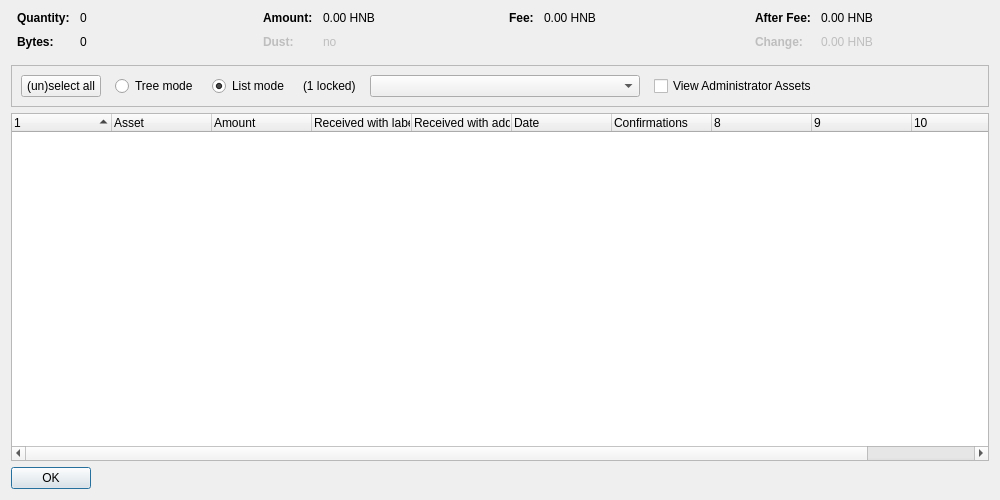
<?xml version="1.0" encoding="UTF-8"?>
<ui version="4.0">
 <class>AssetControlDialog</class>
 <widget class="QDialog" name="AssetControlDialog">
  <property name="geometry">
   <rect>
    <x>0</x>
    <y>0</y>
    <width>1000</width>
    <height>500</height>
   </rect>
  </property>
  <property name="windowTitle">
   <string>Asset Selection</string>
  </property>
  <layout class="QVBoxLayout" name="verticalLayout">
   <item>
    <layout class="QHBoxLayout" name="horizontalLayoutTop" stretch="0,0,0,0">
     <property name="topMargin">
      <number>0</number>
     </property>
     <property name="bottomMargin">
      <number>10</number>
     </property>
     <item>
      <layout class="QFormLayout" name="formLayoutAssetControl1">
       <property name="horizontalSpacing">
        <number>10</number>
       </property>
       <property name="verticalSpacing">
        <number>10</number>
       </property>
       <property name="leftMargin">
        <number>6</number>
       </property>
       <property name="rightMargin">
        <number>6</number>
       </property>
       <item row="0" column="0">
        <widget class="QLabel" name="labelAssetControlQuantityText">
         <property name="font">
          <font>
           <weight>75</weight>
           <bold>true</bold>
          </font>
         </property>
         <property name="text">
          <string>Quantity:</string>
         </property>
        </widget>
       </item>
       <item row="0" column="1">
        <widget class="QLabel" name="labelAssetControlQuantity">
         <property name="cursor">
          <cursorShape>IBeamCursor</cursorShape>
         </property>
         <property name="contextMenuPolicy">
          <enum>Qt::ActionsContextMenu</enum>
         </property>
         <property name="text">
          <string notr="true">0</string>
         </property>
         <property name="textInteractionFlags">
          <set>Qt::LinksAccessibleByMouse|Qt::TextSelectableByKeyboard|Qt::TextSelectableByMouse</set>
         </property>
        </widget>
       </item>
       <item row="1" column="0">
        <widget class="QLabel" name="labelAssetControlBytesText">
         <property name="font">
          <font>
           <weight>75</weight>
           <bold>true</bold>
          </font>
         </property>
         <property name="text">
          <string>Bytes:</string>
         </property>
        </widget>
       </item>
       <item row="1" column="1">
        <widget class="QLabel" name="labelAssetControlBytes">
         <property name="cursor">
          <cursorShape>IBeamCursor</cursorShape>
         </property>
         <property name="contextMenuPolicy">
          <enum>Qt::ActionsContextMenu</enum>
         </property>
         <property name="text">
          <string notr="true">0</string>
         </property>
         <property name="textInteractionFlags">
          <set>Qt::LinksAccessibleByMouse|Qt::TextSelectableByKeyboard|Qt::TextSelectableByMouse</set>
         </property>
        </widget>
       </item>
      </layout>
     </item>
     <item>
      <layout class="QFormLayout" name="formLayoutAssetControl2">
       <property name="horizontalSpacing">
        <number>10</number>
       </property>
       <property name="verticalSpacing">
        <number>10</number>
       </property>
       <property name="leftMargin">
        <number>6</number>
       </property>
       <property name="rightMargin">
        <number>6</number>
       </property>
       <item row="0" column="0">
        <widget class="QLabel" name="labelAssetControlAmountText">
         <property name="font">
          <font>
           <weight>75</weight>
           <bold>true</bold>
          </font>
         </property>
         <property name="text">
          <string>Amount:</string>
         </property>
        </widget>
       </item>
       <item row="0" column="1">
        <widget class="QLabel" name="labelAssetControlAmount">
         <property name="cursor">
          <cursorShape>IBeamCursor</cursorShape>
         </property>
         <property name="contextMenuPolicy">
          <enum>Qt::ActionsContextMenu</enum>
         </property>
         <property name="text">
          <string notr="true">0.00 HNB</string>
         </property>
         <property name="textInteractionFlags">
          <set>Qt::LinksAccessibleByMouse|Qt::TextSelectableByKeyboard|Qt::TextSelectableByMouse</set>
         </property>
        </widget>
       </item>
       <item row="1" column="0">
        <widget class="QLabel" name="labelAssetControlLowOutputText">
         <property name="enabled">
          <bool>false</bool>
         </property>
         <property name="font">
          <font>
           <weight>75</weight>
           <bold>true</bold>
          </font>
         </property>
         <property name="text">
          <string>Dust:</string>
         </property>
        </widget>
       </item>
       <item row="1" column="1">
        <widget class="QLabel" name="labelAssetControlLowOutput">
         <property name="enabled">
          <bool>false</bool>
         </property>
         <property name="cursor">
          <cursorShape>IBeamCursor</cursorShape>
         </property>
         <property name="contextMenuPolicy">
          <enum>Qt::ActionsContextMenu</enum>
         </property>
         <property name="text">
          <string notr="true">no</string>
         </property>
         <property name="textInteractionFlags">
          <set>Qt::LinksAccessibleByMouse|Qt::TextSelectableByKeyboard|Qt::TextSelectableByMouse</set>
         </property>
        </widget>
       </item>
      </layout>
     </item>
     <item>
      <layout class="QFormLayout" name="formLayoutAssetControl3">
       <property name="horizontalSpacing">
        <number>10</number>
       </property>
       <property name="verticalSpacing">
        <number>10</number>
       </property>
       <property name="leftMargin">
        <number>6</number>
       </property>
       <property name="rightMargin">
        <number>6</number>
       </property>
       <item row="0" column="0">
        <widget class="QLabel" name="labelAssetControlFeeText">
         <property name="font">
          <font>
           <weight>75</weight>
           <bold>true</bold>
          </font>
         </property>
         <property name="text">
          <string>Fee:</string>
         </property>
        </widget>
       </item>
       <item row="0" column="1">
        <widget class="QLabel" name="labelAssetControlFee">
         <property name="cursor">
          <cursorShape>IBeamCursor</cursorShape>
         </property>
         <property name="contextMenuPolicy">
          <enum>Qt::ActionsContextMenu</enum>
         </property>
         <property name="text">
          <string notr="true">0.00 HNB</string>
         </property>
         <property name="textInteractionFlags">
          <set>Qt::LinksAccessibleByMouse|Qt::TextSelectableByKeyboard|Qt::TextSelectableByMouse</set>
         </property>
        </widget>
       </item>
      </layout>
     </item>
     <item>
      <layout class="QFormLayout" name="formLayoutAssetControl4">
       <property name="horizontalSpacing">
        <number>10</number>
       </property>
       <property name="verticalSpacing">
        <number>10</number>
       </property>
       <property name="leftMargin">
        <number>6</number>
       </property>
       <property name="rightMargin">
        <number>6</number>
       </property>
       <item row="0" column="0">
        <widget class="QLabel" name="labelAssetControlAfterFeeText">
         <property name="font">
          <font>
           <weight>75</weight>
           <bold>true</bold>
          </font>
         </property>
         <property name="text">
          <string>After Fee:</string>
         </property>
        </widget>
       </item>
       <item row="0" column="1">
        <widget class="QLabel" name="labelAssetControlAfterFee">
         <property name="cursor">
          <cursorShape>IBeamCursor</cursorShape>
         </property>
         <property name="contextMenuPolicy">
          <enum>Qt::ActionsContextMenu</enum>
         </property>
         <property name="text">
          <string notr="true">0.00 HNB</string>
         </property>
         <property name="textInteractionFlags">
          <set>Qt::LinksAccessibleByMouse|Qt::TextSelectableByKeyboard|Qt::TextSelectableByMouse</set>
         </property>
        </widget>
       </item>
       <item row="1" column="0">
        <widget class="QLabel" name="labelAssetControlChangeText">
         <property name="enabled">
          <bool>false</bool>
         </property>
         <property name="font">
          <font>
           <weight>75</weight>
           <bold>true</bold>
          </font>
         </property>
         <property name="text">
          <string>Change:</string>
         </property>
        </widget>
       </item>
       <item row="1" column="1">
        <widget class="QLabel" name="labelAssetControlChange">
         <property name="enabled">
          <bool>false</bool>
         </property>
         <property name="cursor">
          <cursorShape>IBeamCursor</cursorShape>
         </property>
         <property name="contextMenuPolicy">
          <enum>Qt::ActionsContextMenu</enum>
         </property>
         <property name="text">
          <string notr="true">0.00 HNB</string>
         </property>
         <property name="textInteractionFlags">
          <set>Qt::LinksAccessibleByMouse|Qt::TextSelectableByKeyboard|Qt::TextSelectableByMouse</set>
         </property>
        </widget>
       </item>
      </layout>
     </item>
    </layout>
   </item>
   <item>
    <widget class="QFrame" name="frame">
     <property name="minimumSize">
      <size>
       <width>0</width>
       <height>40</height>
      </size>
     </property>
     <property name="frameShape">
      <enum>QFrame::StyledPanel</enum>
     </property>
     <property name="frameShadow">
      <enum>QFrame::Sunken</enum>
     </property>
     <layout class="QHBoxLayout" name="horizontalLayout">
      <item>
       <layout class="QHBoxLayout" name="horizontalLayoutPanel" stretch="0,0,0,0,0,0,0">
        <property name="spacing">
         <number>14</number>
        </property>
        <item>
         <widget class="QPushButton" name="pushButtonSelectAll">
          <property name="sizePolicy">
           <sizepolicy hsizetype="Maximum" vsizetype="Fixed">
            <horstretch>0</horstretch>
            <verstretch>0</verstretch>
           </sizepolicy>
          </property>
          <property name="text">
           <string>(un)select all</string>
          </property>
          <property name="autoDefault">
           <bool>false</bool>
          </property>
         </widget>
        </item>
        <item>
         <widget class="QRadioButton" name="radioTreeMode">
          <property name="sizePolicy">
           <sizepolicy hsizetype="Maximum" vsizetype="Fixed">
            <horstretch>0</horstretch>
            <verstretch>0</verstretch>
           </sizepolicy>
          </property>
          <property name="text">
           <string>Tree mode</string>
          </property>
         </widget>
        </item>
        <item>
         <widget class="QRadioButton" name="radioListMode">
          <property name="sizePolicy">
           <sizepolicy hsizetype="Maximum" vsizetype="Fixed">
            <horstretch>0</horstretch>
            <verstretch>0</verstretch>
           </sizepolicy>
          </property>
          <property name="text">
           <string>List mode</string>
          </property>
          <property name="checked">
           <bool>true</bool>
          </property>
         </widget>
        </item>
        <item>
         <widget class="QLabel" name="labelLocked">
          <property name="text">
           <string notr="true">(1 locked)</string>
          </property>
         </widget>
        </item>
        <item>
         <widget class="QComboBox" name="assetList">
          <property name="minimumContentsLength">
           <number>30</number>
          </property>
         </widget>
        </item>
        <item>
         <widget class="QCheckBox" name="viewAdministrator">
          <property name="toolTip">
           <string>View assets that you have the ownership asset for</string>
          </property>
          <property name="text">
           <string>View Administrator Assets</string>
          </property>
         </widget>
        </item>
        <item>
         <spacer name="horizontalSpacer">
          <property name="orientation">
           <enum>Qt::Horizontal</enum>
          </property>
          <property name="sizeHint" stdset="0">
           <size>
            <width>40</width>
            <height>20</height>
           </size>
          </property>
         </spacer>
        </item>
       </layout>
      </item>
     </layout>
    </widget>
   </item>
   <item>
    <widget class="AssetControlTreeWidget" name="treeWidget">
     <property name="contextMenuPolicy">
      <enum>Qt::CustomContextMenu</enum>
     </property>
     <property name="sortingEnabled">
      <bool>false</bool>
     </property>
     <property name="columnCount">
      <number>11</number>
     </property>
     <attribute name="headerShowSortIndicator" stdset="0">
      <bool>true</bool>
     </attribute>
     <attribute name="headerStretchLastSection">
      <bool>false</bool>
     </attribute>
     <column>
      <property name="text">
       <string/>
      </property>
     </column>
     <column>
      <property name="text">
       <string>Asset</string>
      </property>
     </column>
     <column>
      <property name="text">
       <string>Amount</string>
      </property>
     </column>
     <column>
      <property name="text">
       <string>Received with label</string>
      </property>
     </column>
     <column>
      <property name="text">
       <string>Received with address</string>
      </property>
     </column>
     <column>
      <property name="text">
       <string>Date</string>
      </property>
     </column>
     <column>
      <property name="text">
       <string>Confirmations</string>
      </property>
      <property name="toolTip">
       <string>Confirmed</string>
      </property>
     </column>
     <column>
      <property name="text">
       <string/>
      </property>
     </column>
     <column>
      <property name="text">
       <string/>
      </property>
     </column>
     <column>
      <property name="text">
       <string/>
      </property>
     </column>
     <column>
      <property name="text">
       <string/>
      </property>
     </column>
    </widget>
   </item>
   <item>
    <widget class="QDialogButtonBox" name="buttonBox">
     <property name="sizePolicy">
      <sizepolicy hsizetype="Maximum" vsizetype="Fixed">
       <horstretch>0</horstretch>
       <verstretch>0</verstretch>
      </sizepolicy>
     </property>
     <property name="orientation">
      <enum>Qt::Horizontal</enum>
     </property>
     <property name="standardButtons">
      <set>QDialogButtonBox::Ok</set>
     </property>
    </widget>
   </item>
  </layout>
 </widget>
 <customwidgets>
  <customwidget>
   <class>AssetControlTreeWidget</class>
   <extends>QTreeWidget</extends>
   <header location="global">assetcontroltreewidget.h</header>
  </customwidget>
 </customwidgets>
 <resources/>
 <connections/>
</ui>
